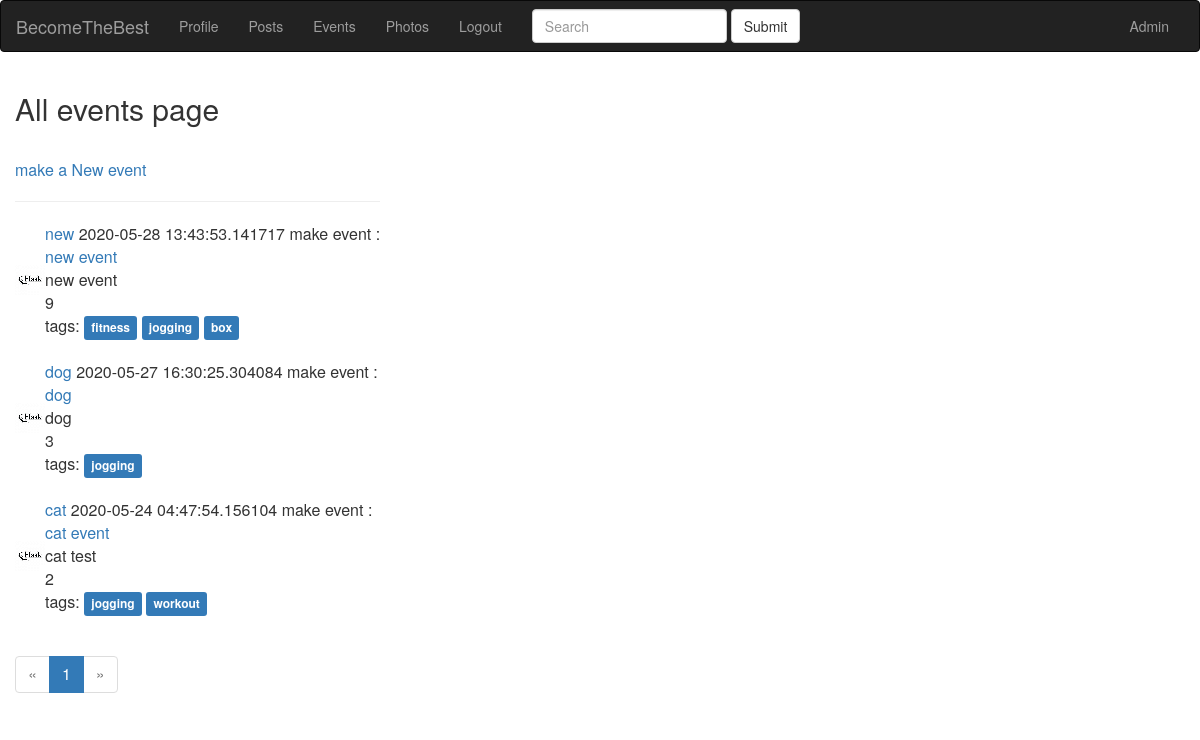
The page /event/ (signed in) on the database as committed earlier.
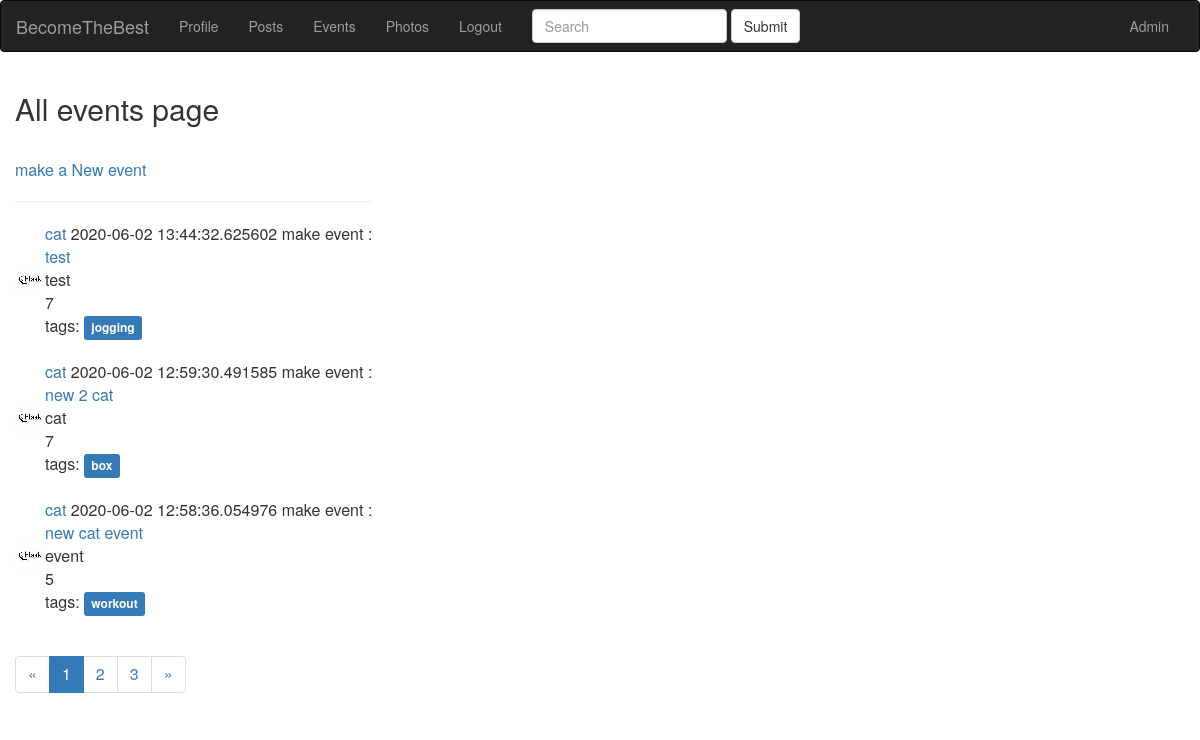
The same page on the database as committed later.
### app/models.py (models this page shows, shortened)
class Event(db.Model):
    id = db.Column(db.Integer, primary_key=True)
    event_title = db.Column(db.String(140))
    event_body = db.Column(db.Text)
    slug = db.Column(db.String(140), unique=True)
    created = db.Column(db.DateTime, index=True, default=datetime.utcnow)
    event_time = db.Column(db.DateTime)
    event_place = db.Column(db.Text)
    event_geo = db.Column(db.Text)
    event_starter = db.Column(db.Integer, db.ForeignKey('user.id'))
    event_crew = db.Column(db.Text)
    event_level = db.Column(db.Integer)
    tags = db.relationship(
        'Tag', secondary=event_tags, backref=db.backref('events_tags', lazy='dynamic'))

class User(UserMixin, db.Model):
    id = db.Column(db.Integer, primary_key=True)
    email = db.Column(db.String(120), index=True, unique=True)
    username = db.Column(db.String(64), index=True, unique=True)
    password_hash = db.Column(db.String(255))
    date = db.Column(db.DateTime, index=True, default=datetime.utcnow)
    timestamp = db.Column(db.String(128), default=int(time()))
    city = db.Column(db.String(128))
    about_me = db.Column(db.String(140))
    last_seen = db.Column(db.DateTime, default=datetime.utcnow)
    active = db.Column(db.Boolean)
    mentor = db.Column(db.Boolean, default=False)
    level = db.Column(db.Integer, default=0)
    tags = db.relationship(
        'Tag', secondary=user_tags, backref=db.backref('users_tags', lazy='dynamic'))
    roles = db.relationship(
        'Role', secondary=roles_users, backref=db.backref('users_roles', lazy='dynamic'))
    posts = db.relationship('Post', backref='author', lazy='dynamic')
    events = db.relationship('Event', backref='event_author', lazy='dynamic')
    photos = db.relationship('Photo', backref='photo_author', lazy='dynamic')
    def avatar(self):
        return 'user_data/{}/avatar/avatar.png'.format(self.username + self.timestamp)
    followed = db.relationship(
        'User', secondary=followers,
        primaryjoin=(followers.c.follower_id == id),
        secondaryjoin=(followers.c.followed_id == id),
        backref=db.backref('followers', lazy='dynamic'), lazy='dynamic')

class Tag(db.Model):
    id = db.Column(db.Integer, primary_key=True)
    name = db.Column(db.String(100), unique=True)
    slug = db.Column(db.String(100))

### app/blueprints/events/blueprint.py (the view)
@events.route('/', methods=['GET', 'POST'])
@login_required
def index():
    q = request.args.get('q')
    page = request.args.get('page')
    page = request.args.get('page', 1, type=int)
    if q:
        events = Event.query.filter(Event.event_title.contains(q) | Event.event_body.contains(q).all())
    else:
        events = Event.query.order_by(Event.created.desc())
    pages = events.paginate(page=page, per_page=app.config['POSTS_PER_PAGE'])
    return render_template('events/index.html', pages=pages)

### app/models.py (called while the page is built)
@login.user_loader
def load_user(id):
    return User.query.get(int(id))

### app/view.py (called while the page is built)
@app.before_request
def before_request():
    if current_user.is_authenticated:
        current_user.last_seen = datetime.utcnow()
        db.session.commit()

### app/blueprints/events/templates/events/index.html
{% extends 'base.html' %} {% block title %} Blueprint event title {% endblock %} {% block content_title %} All events page {% endblock %} {% block content %}
<br> <a href="{{ url_for('events.event_new') }}">make a New event</a>
<hr> {% for event in pages.items %}
<div class="main-content">
    <table>
        <tr>
            <td><img src="{{ url_for('static', filename=event.event_author.avatar()) }}" width="30" height="30" alt="avatar"></td>
            <td><a href="{{ url_for('user', username=event.event_author.username) }}">
                {{ event.event_author.username }}</a> {{ event.created }} make event :
                <br>
                <a href="{{ url_for('events.event_detail', slug=event.slug) }}">{{ event.event_title }}</a>
                <br> {{ event.event_body }}
                <br> {{ event.event_level }}
                <div class="tags">
                    tags: {% for tag in event.tags %}
                    <a href="{{ url_for('events.tag_detail', slug=tag.slug) }}">
                        <span class="label label-primary">{{ tag.name }}</span></a> {% endfor %}
                </div>
            </td>
        </tr>
    </table>
</div>
<br> {% endfor %}
<nav>
    <ul class="pagination">
        <li {% if not pages.has_prev %} class="disabled" {% endif %}>
            <a href="./?page={{ pages.prev_num }}" aria-label="Previous">
                <span aria-hidden="true">&laquo;</span></a>
        </li>
        {% for page in pages.iter_pages() %}
        <li {% if page==pages.page %} class="active" {% endif %}><a href="./?page={{ page }}">{{page}} <span class="sr-only">(current)</span></a></li>
        {% endfor %}
        <li {% if not pages.has_next %} class="disabled" {% endif %}>
            <a href="./?page={{ pages.next_num }}" aria-label="Next">
                <span aria-hidden="true">&raquo;</span></a>
        </li>
    </ul>
</nav>
{% endblock %}

Rows that differ between the two databases and show on the page:
no longer on this page (row unchanged): Event: timestamp (placeholder picture), event_author.username "new", created "2020-05-28 13:43:53.141717", event_title "new event", event_body "new event", event_level "9", Tag (name "jogging"), Tag (name "box")
no longer on this page (row unchanged): Tag: name "fitness", shown under "new"
no longer on this page (row unchanged): Event: timestamp (placeholder picture), event_author.username "dog", created "2020-05-27 16:30:25.304084", event_title "dog", event_body "dog", event_level "3", Tag (name "jogging")
no longer on this page (row edited): Event: timestamp (placeholder picture), event_author.username "cat", created "2020-05-24 04:47:54.156104", event_title "cat event", event_body "cat test", event_level "2", Tag (name "jogging"), Tag (name "workout")
added Event: timestamp (placeholder picture), event_author.username "cat", created "2020-06-02 13:44:32.625602", event_title "test", event_body "test", event_level "7", Tag (name "jogging")
added Event: timestamp (placeholder picture), event_author.username "cat", created "2020-06-02 12:59:30.491585", event_title "new 2 cat", event_body "cat", event_level "7", Tag (name "box")
added Event: timestamp (placeholder picture), event_author.username "cat", created "2020-06-02 12:58:36.054976", event_title "new cat event", event_body "event", event_level "5", Tag (name "workout")
Other text that changed with them:
new list line: "2"
new list line: "3"
